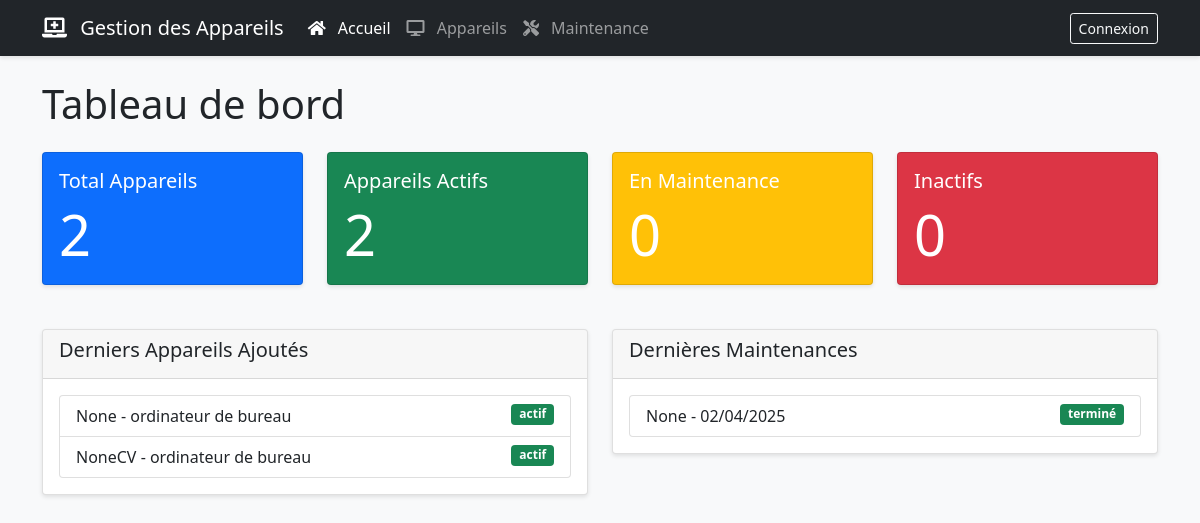
The app's page /, older data.
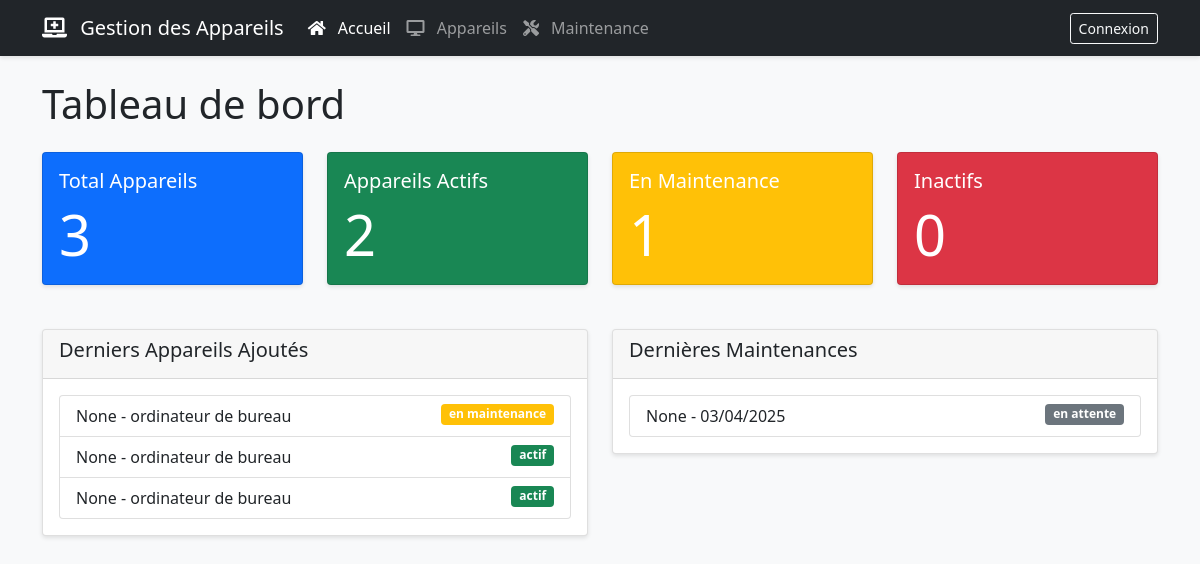
The same page, newer data.
### app.py (models this page shows, shortened)
class Device(db.Model):
    id = db.Column(db.Integer, primary_key=True)
    name = db.Column(db.String(100), nullable=False)
    type = db.Column(db.String(50), nullable=False)
    serial_number = db.Column(db.String(100), nullable=False, unique=True)
    status = db.Column(db.String(20), default='actif')
    assigned_to = db.Column(db.String(100))
    service = db.Column(db.String(100))
    department = db.Column(db.String(100))
    mac_address = db.Column(db.String(17))
    notes = db.Column(db.Text)
    maintenance_records = db.relationship('MaintenanceRecord', backref='device', lazy=True, cascade="all, delete-orphan")
    ownership_changes = db.relationship('OwnershipChange', backref='device', lazy=True, cascade="all, delete-orphan")

class MaintenanceRecord(db.Model):
    id = db.Column(db.Integer, primary_key=True)
    device_id = db.Column(db.Integer, db.ForeignKey('device.id'), nullable=False)
    reference = db.Column(db.String(20))
    maintenance_date = db.Column(db.Date, nullable=False)
    issue_description = db.Column(db.Text, nullable=False)
    actions_taken = db.Column(db.Text)
    status = db.Column(db.String(20), default='en attente')
    technician = db.Column(db.String(100), nullable=False)
    completion_date = db.Column(db.Date)
    notes = db.Column(db.Text)

### app.py (the view)
@app.route('/')
def index():
    data = {
        'total_devices': Device.query.count(),
        'active_devices': Device.query.filter_by(status='actif').count(),
        'maintenance_devices': Device.query.filter_by(status='en maintenance').count(),
        'inactive_devices': Device.query.filter_by(status='inactif').count(),
        'recent_devices': Device.query.order_by(Device.id.desc()).limit(5).all(),
        'recent_maintenance': MaintenanceRecord.query.order_by(MaintenanceRecord.maintenance_date.desc()).limit(5).all(),
        'assigned_data': db.session.query(
            Device.assigned_to,
            db.func.count(Device.id).label('device_count')
        ).filter(
            Device.assigned_to != '',
            Device.assigned_to != None
        ).group_by(Device.assigned_to).all()
    }
    return render_template('index.html', **data)

### app.py (called while the page is built)
@app.context_processor
def utility_processor():
    from datetime import datetime
    return {
        'now': datetime.now
    }

### templates/index.html (shortened to what this page needs)
{% extends "base.html" %}
{% block content %}
<h1 class="mb-4">Tableau de bord</h1>
<div class="row">
    <div class="col-md-3">
        <div class="card stats-card bg-primary text-white">
            <div class="card-body">
                <h5 class="card-title">Total Appareils</h5>
                <p class="card-text display-4">{{ total_devices }}</p>
            </div>
        </div>
    </div>
    <div class="col-md-3">
        <div class="card stats-card bg-success text-white">
            <div class="card-body">
                <h5 class="card-title">Appareils Actifs</h5>
                <p class="card-text display-4">{{ active_devices }}</p>
            </div>
        </div>
    </div>
    <div class="col-md-3">
        <div class="card stats-card bg-warning text-white">
            <div class="card-body">
                <h5 class="card-title">En Maintenance</h5>
                <p class="card-text display-4">{{ maintenance_devices }}</p>
            </div>
        </div>
    </div>
    <div class="col-md-3">
        <div class="card stats-card bg-danger text-white">
            <div class="card-body">
                <h5 class="card-title">Inactifs</h5>
                <p class="card-text display-4">{{ inactive_devices }}</p>
            </div>
        </div>
    </div>
</div>
<div class="row mt-4">
    <div class="col-md-6">
        <div class="card">
            <div class="card-header">
                <h5>Derniers Appareils Ajoutés</h5>
            </div>
            <div class="card-body">
                <div class="list-group">
                    {% for device in recent_devices %}
                    <a href="{{ url_for('device_details', device_id=device.id) }}" class="list-group-item list-group-item-action">
                        {{ device.name }} - {{ device.type }}
                        <span class="badge bg-{{ 'success' if device.status == 'actif' else 'warning' if device.status == 'en maintenance' else 'danger' }} float-end">
                            {{ device.status }}
                        </span>
                    </a>
                    {% endfor %}
                </div>
            </div>
        </div>
    </div>
    <div class="col-md-6">
        <div class="card">
            <div class="card-header">
                <h5>Dernières Maintenances</h5>
            </div>
            <div class="card-body">
                <div class="list-group">
                    {% for record in recent_maintenance %}
                    <a href="{{ url_for('device_details', device_id=record.device_id) }}" class="list-group-item list-group-item-action">
                        {{ record.device.name }} - {{ record.maintenance_date.strftime('%d/%m/%Y') }}
                        <span class="badge bg-{{ 'success' if record.status == 'terminé' else 'warning' if record.status == 'en cours' else 'secondary' }} float-end">
                            {{ record.status }}
                        </span>
                    </a>
                    {% endfor %}
                </div>
            </div>
        </div>
    </div>
</div>
{% endblock %}

Row changes from the older to the newer data that the page shows:
added Device: name "None", type "ordinateur de bureau", status "en maintenance"
changed Device (number 3 of 3 on the later page): name "NoneCV" → "None"
changed MaintenanceRecord "None": maintenance_date "02/04/2025" → "03/04/2025"; status "terminé" → "en attente"
Text that changed along with them:
{{ total_devices }}: "2" → "3"
{{ maintenance_devices }}: "0" → "1"
